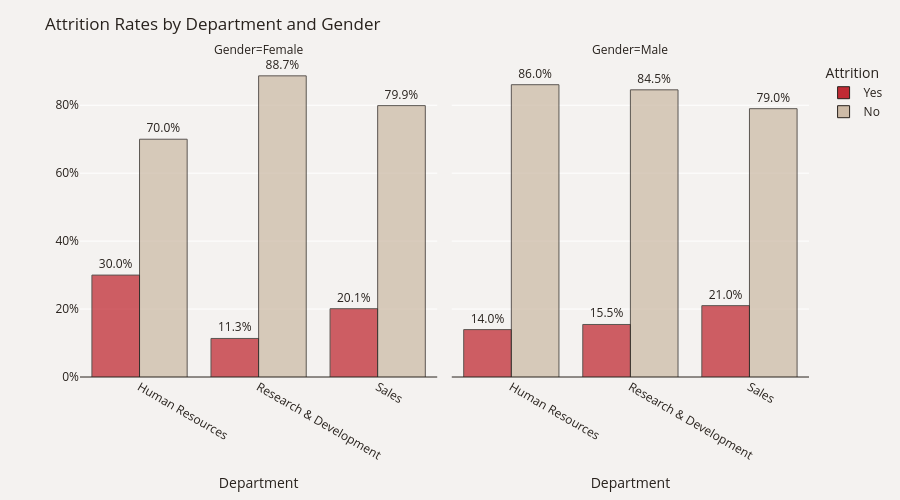

The cell this chart's notebook holds for it:
### Markdown cell above
This small dashboard shows the attrition rates among employees in the previous quarter. Overall, around 16% of employees left the company. Among former employees, over half worked in Research & Development, while only 5% were from Human Resources.

### Code cell
plot_df = data.groupby(['Gender','Department'])['Attrition'].value_counts(normalize=True)
plot_df = plot_df.mul(100).rename('Percent').reset_index()
fig = px.bar(plot_df, x="Department", y="Percent", color="Attrition", barmode="group",
            text='Percent', opacity=.75, facet_col="Gender", category_orders={'Attrition': ['Yes', 'No']},
            color_discrete_map={'Yes': '#C02B34','No': '#CDBBA7'}) 
fig.update_traces(texttemplate='%{text:.3s}%', textposition='outside',
                  marker_line=dict(width=1, color='#28221D'),  width=.4)
fig.update_layout(title_text='Attrition Rates by Department and Gender', yaxis_ticksuffix = '%',
                  paper_bgcolor='#F4F2F0', plot_bgcolor='#F4F2F0',font_color='#28221D',
                  height=500, xaxis=dict(tickangle=30))
fig.update_xaxes(showticklabels=True,tickangle=30,col=2)
fig.update_yaxes(title = "", zeroline=True, zerolinewidth=1, zerolinecolor='#28221D')
fig.show()

### Figure 1 — Plotly figure (JSON) as saved in the notebook; plotly's stock layout.template omitted (floating-point values rounded to 4 significant figures)
{"data": [{"alignmentgroup": "True", "hovertemplate": "Attrition=Yes<br>Gender=Female<br>Department=%{x}<br>Percent=%{text}<extra></extra>", "legendgroup": "Yes", "marker": {"color": "#C02B34", "line": {"color": "#28221D", "width": 1}, "opacity": 0.75, "pattern": {"shape": ""}}, "name": "Yes", "offsetgroup": "Yes", "orientation": "v", "showlegend": true, "text": [30.0, 11.35, 20.11], "textposition": "outside", "texttemplate": "%{text:.3s}%", "type": "bar", "width": 0.4, "x": ["Human Resources", "Research & Development", "Sales"], "xaxis": "x", "y": [30.0, 11.35, 20.11], "yaxis": "y"}, {"alignmentgroup": "True", "hovertemplate": "Attrition=Yes<br>Gender=Male<br>Department=%{x}<br>Percent=%{text}<extra></extra>", "legendgroup": "Yes", "marker": {"color": "#C02B34", "line": {"color": "#28221D", "width": 1}, "opacity": 0.75, "pattern": {"shape": ""}}, "name": "Yes", "offsetgroup": "Yes", "orientation": "v", "showlegend": false, "text": [13.95, 15.46, 21.01], "textposition": "outside", "texttemplate": "%{text:.3s}%", "type": "bar", "width": 0.4, "x": ["Human Resources", "Research & Development", "Sales"], "xaxis": "x2", "y": [13.95, 15.46, 21.01], "yaxis": "y2"}, {"alignmentgroup": "True", "hovertemplate": "Attrition=No<br>Gender=Female<br>Department=%{x}<br>Percent=%{text}<extra></extra>", "legendgroup": "No", "marker": {"color": "#CDBBA7", "line": {"color": "#28221D", "width": 1}, "opacity": 0.75, "pattern": {"shape": ""}}, "name": "No", "offsetgroup": "No", "orientation": "v", "showlegend": true, "text": [70.0, 88.65, 79.89], "textposition": "outside", "texttemplate": "%{text:.3s}%", "type": "bar", "width": 0.4, "x": ["Human Resources", "Research & Development", "Sales"], "xaxis": "x", "y": [70.0, 88.65, 79.89], "yaxis": "y"}, {"alignmentgroup": "True", "hovertemplate": "Attrition=No<br>Gender=Male<br>Department=%{x}<br>Percent=%{text}<extra></extra>", "legendgroup": "No", "marker": {"color": "#CDBBA7", "line": {"color": "#28221D", "width": 1}, "opacity": 0.75, "pattern": {"shape": ""}}, "name": "No", "offsetgroup": "No", "orientation": "v", "showlegend": false, "text": [86.05, 84.54, 78.99], "textposition": "outside", "texttemplate": "%{text:.3s}%", "type": "bar", "width": 0.4, "x": ["Human Resources", "Research & Development", "Sales"], "xaxis": "x2", "y": [86.05, 84.54, 78.99], "yaxis": "y2"}], "layout": {"annotations": [{"font": {}, "showarrow": false, "text": "Gender=Female", "x": 0.245, "xanchor": "center", "xref": "paper", "y": 1, "yanchor": "bottom", "yref": "paper"}, {"font": {}, "showarrow": false, "text": "Gender=Male", "x": 0.755, "xanchor": "center", "xref": "paper", "y": 1, "yanchor": "bottom", "yref": "paper"}], "barmode": "group", "font": {"color": "#28221D"}, "height": 500, "legend": {"title": {"text": "Attrition"}, "tracegroupgap": 0}, "margin": {"t": 60}, "paper_bgcolor": "#F4F2F0", "plot_bgcolor": "#F4F2F0", "title": {"text": "Attrition Rates by Department and Gender"}, "xaxis": {"anchor": "y", "domain": [0, 0.49], "tickangle": 30, "title": {"text": "Department"}}, "xaxis2": {"anchor": "y2", "domain": [0.51, 1], "matches": "x", "showticklabels": true, "tickangle": 30, "title": {"text": "Department"}}, "yaxis": {"anchor": "x", "domain": [0, 1], "ticksuffix": "%", "title": {"text": ""}, "zeroline": true, "zerolinecolor": "#28221D", "zerolinewidth": 1}, "yaxis2": {"anchor": "x2", "domain": [0, 1], "matches": "y", "showticklabels": false, "title": {"text": ""}, "zeroline": true, "zerolinecolor": "#28221D", "zerolinewidth": 1}}}
